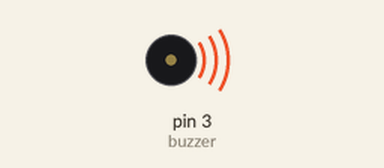
Recording of a sketch running on a simulated Arduino Uno, built with avr-gcc and run on an emulated ATmega328P. Parts: buzzer (waves = sounding).

Above: at 0.06 s.
At 8.56 s:
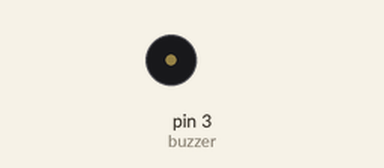
Timing chart, 0 to 10.1 s (numbered marks = the images above):
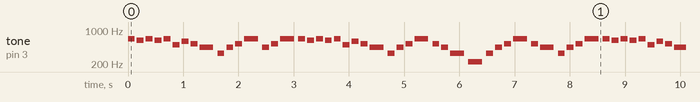

The sketch:

Basic_Buzzer_Fur_Elise.ino
```cpp
int buzzer = 3;

// Note definitions
#define NOTE_E5 659
#define NOTE_DS5 622
#define NOTE_B4 494
#define NOTE_D5 587
#define NOTE_C5 523
#define NOTE_A4 440
#define NOTE_E4 330
#define NOTE_A3 220

// Melody (extended main theme)
int melody[] = {
  // Main motif
  NOTE_E5, NOTE_DS5, NOTE_E5, NOTE_DS5, NOTE_E5,
  NOTE_B4, NOTE_D5, NOTE_C5, NOTE_A4,

  // Response
  NOTE_E4, NOTE_A4, NOTE_C5, NOTE_E5,
  NOTE_A4, NOTE_C5, NOTE_E5,

  // Repeat variation
  NOTE_E5, NOTE_DS5, NOTE_E5, NOTE_DS5, NOTE_E5,
  NOTE_B4, NOTE_D5, NOTE_C5, NOTE_A4,

  NOTE_E4, NOTE_A4, NOTE_C5, NOTE_E5,
  NOTE_C5, NOTE_A4, NOTE_E4,

  // Bridge-like phrase
  NOTE_A3, NOTE_E4, NOTE_A4, NOTE_C5,
  NOTE_E5, NOTE_C5, NOTE_A4,
  NOTE_E4, NOTE_A4, NOTE_C5, NOTE_E5,

  // Ending phrase
  NOTE_E5, NOTE_DS5, NOTE_E5, NOTE_DS5, NOTE_E5,
  NOTE_B4, NOTE_D5, NOTE_C5, NOTE_A4
};

// Rhythm (lower = longer note)
int durations[] = {
  8,8,8,8,8,
  8,8,8,4,

  8,8,8,4,
  8,8,4,

  8,8,8,8,8,
  8,8,8,4,

  8,8,8,4,
  8,8,4,

  4,8,8,8,
  4,8,4,
  8,8,8,4,

  8,8,8,8,8,
  8,8,8,2
};

void setup() {
  pinMode(buzzer, OUTPUT);
}

void loop() {
  int size = sizeof(melody) / sizeof(int);

  for (int i = 0; i < size; i++) {
    int duration = 1000 / durations[i];

    tone(buzzer, melody[i], duration);

    int pause = duration * 1.3;
    delay(pause);

    noTone(buzzer);
  }

  delay(5000); // pause before repeating
}
```

Measured:
- by itself, tone on pin 3 (buzzer): plays 659 Hz for 0.13 s, 622 Hz for 0.13 s, 659 Hz for 0.13 s, 622 Hz for 0.13 s, 659 Hz for 0.13 s, 494 Hz for 0.13 s … (446 notes in this stretch)
